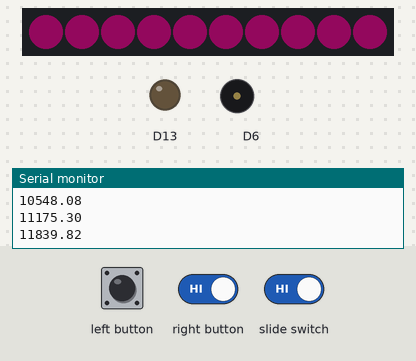
Simulated run of this sketch. Board: Adafruit Circuit Playground Express. Shown: 10 RGB LEDs in strip order, left to right, output pins drawn as LEDs (lit = HIGH), buzzer (waves = sounding), the last lines printed to the serial monitor. Inputs (shaded band) come from the test bench. Dim RGB values are drawn brighter than linear; random numbers use the default seed unless the sketch sets one.

Above: at 1.2 s.
1.3 s: left button pressed for 0.15 s
2.0 s: slide switch set LOW
At 2.47 s:
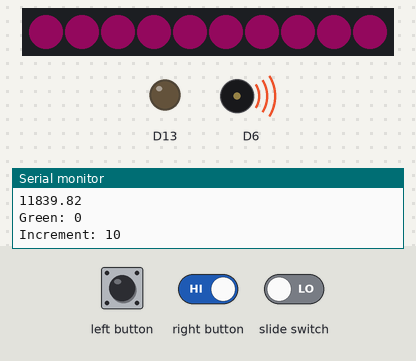
4.4 s: left button pressed for 1 s
6.0 s: left button driven LOW and right button driven LOW
At 20.5 s:
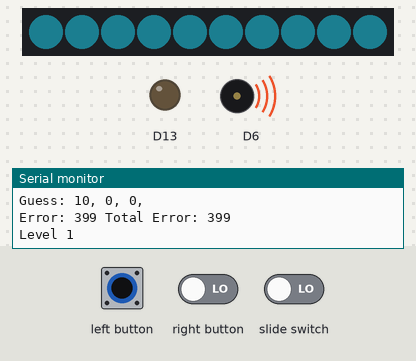
Timing chart, 0 to 21.8 s (numbered marks = the images above; inputs shaded):
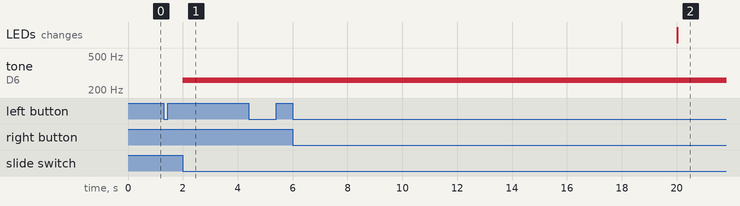

The sketch:

sketch_jun4a.ino
```cpp
#include <Adafruit_CircuitPlayground.h>
#include <AsyncDelay.h>

const int pinL = 4;
const int pinR = 5;
const int pinS = 7;
volatile bool stateL = false;
volatile bool stateR = false;
volatile bool stateS = false;

AsyncDelay timer;
AsyncDelay beep;

float midi[127];
int A_four = 440;

int level = 0;
int points = 0;
int c = 0;
int guess[] = {0,0,0};
int color[] = {0,0,0};
int increment = 1;
int secs;

void interruptL(){
  stateL = true;
}
void interruptR(){
  stateR = true;
}
void interruptS(){
  stateS = true;
}


void setup() {
  CircuitPlayground.begin();
  Serial.begin(9600);
  attachInterrupt(digitalPinToInterrupt(pinL), interruptL, FALLING);
  attachInterrupt(digitalPinToInterrupt(pinR), interruptR, FALLING);
  attachInterrupt(digitalPinToInterrupt(pinS), interruptS, CHANGE);
  timer.start(20000, AsyncDelay::MILLIS);
  beep.start(2000, AsyncDelay::MILLIS);
  randomColors();
  generateMIDI();
}

void loop() {
  if(timer.isExpired()){
    Serial.println();Serial.print("Level ");Serial.print(level+1);Serial.print("/");Serial.print(8);Serial.println(" complete! ");
    level++;
    if(level > 7){
      Serial.print("FINAL SCORE: "); Serial.println(points);Serial.println();
      level = 0;
      points = 0;
    }
    int accuracy = abs(color[0]-guess[0])+abs(color[1]-guess[1])+abs(color[2]-guess[2]);
    points+= accuracy;
    Serial.print("Color: ");Serial.print(color[0]);Serial.print(", ");Serial.print(color[1]);Serial.print(", ");Serial.print(color[2]);Serial.println(", ");
    Serial.print("Guess: ");Serial.print(guess[0]);Serial.print(", ");Serial.print(guess[1]);Serial.print(", ");Serial.print(guess[2]);Serial.println(", ");
    Serial.print("Error: "); Serial.print(accuracy); Serial.print(" Total Error: "); Serial.println(points);Serial.println();
    secs = (20-(level*2))*1000;
    timer.start(secs, AsyncDelay::MILLIS);
    Serial.print("Level ");
    Serial.println(level);
    guess[0] = 0;guess[1] = 0;guess[2] = 0;
    randomColors();
  }
  else
  {
    if(beep.isExpired()){
      float beepDelay = (0-timer.getDuration())*0.1;
      beep.start(beepDelay,AsyncDelay::MILLIS);
      CircuitPlayground.playTone(midi[60], 50);
    }
    if(stateS){
      if(increment == 1){
        increment = 10;
      }
      else{
        increment = 1;
      }
      Serial.print("Increment: ");
      Serial.println(increment);
      stateS = false;
    }
    if(stateL){
      c++;
      if(c>2){
        c=0;
      }
      String cola;
      switch(c){
        case 0:
          cola = "Red: ";
          break;
        case 1:
          cola = "Green: ";
          break;
        case 2:
          cola = "Blue: ";
          break;
      }
      Serial.print(cola);
      Serial.println(guess[c]);
      stateL = false;
    }
    else if(stateR){
      if(guess[c]+increment<=255){
        guess[c] += increment;
      }
      else{
        guess[c]=255;
      }
      String cola;
      switch(c){
        case 0:
          cola = "Red: ";
          break;
        case 1:
          cola = "Green: ";
          break;
        case 2:
          cola = "Blue: ";
          break;
      }
      Serial.print(cola);
      Serial.println(guess[c]);
      stateR = false;
    }
  }
}
void randomColors(){
  color[0] = random(255);
  color[1] = random(255);
  color[2] = random(255);
  for (int i=0; i < 10; i++){
      CircuitPlayground.setPixelColor(i, color[0],color[1],color[2]);
  }
}

void generateMIDI()
{
  for (int x = 0; x < 127; ++x)
  {
    midi[x] = (A_four / 32.0) * pow(2.0, ((x - 9.0) / 12.0));
    Serial.println(midi[x]);
  }
}
```
